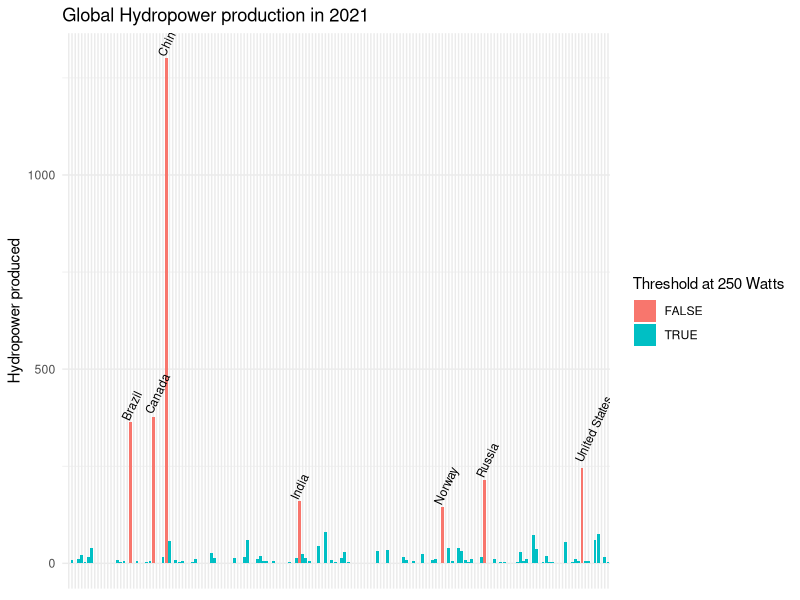
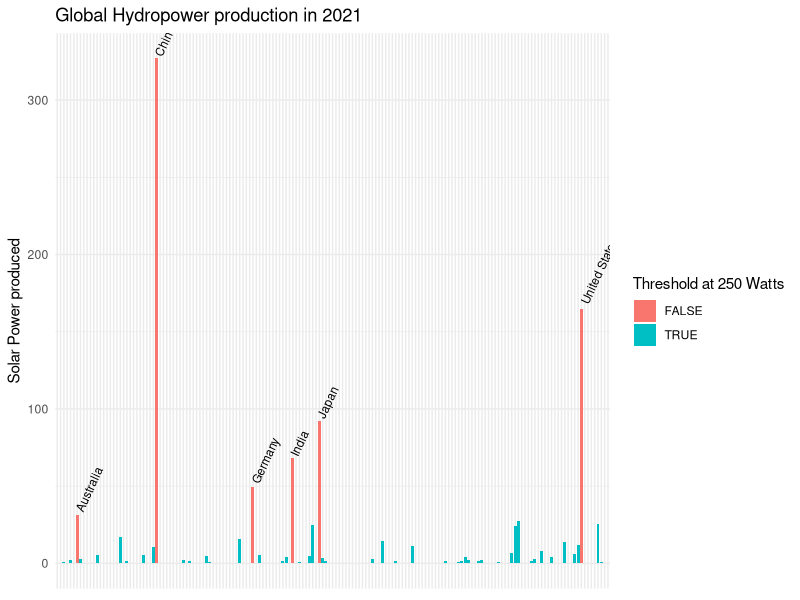
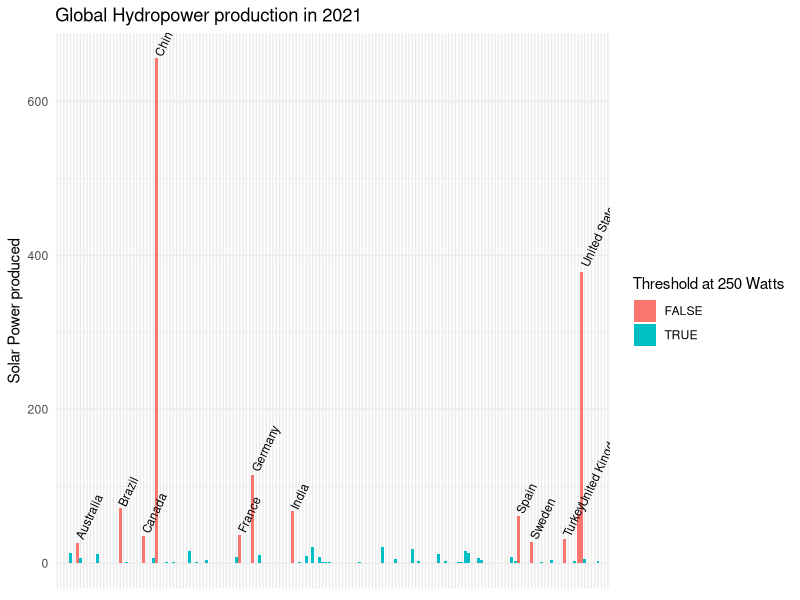
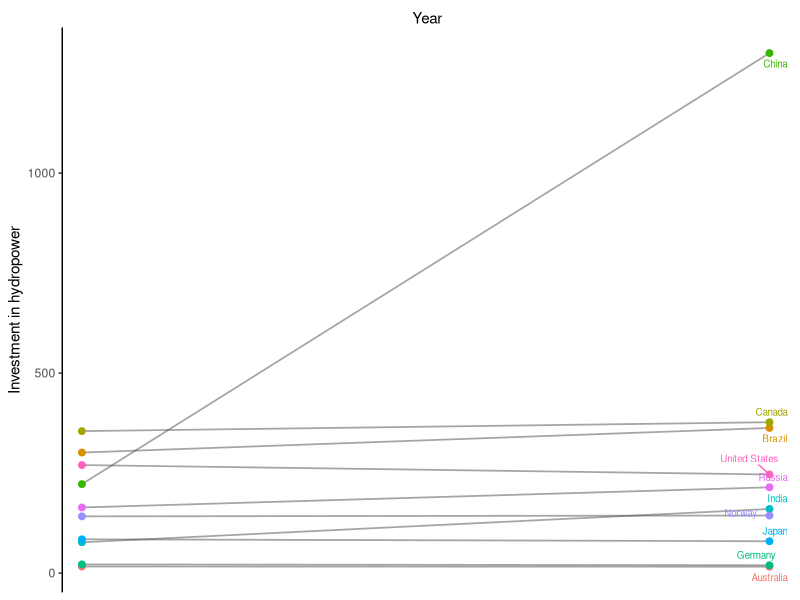
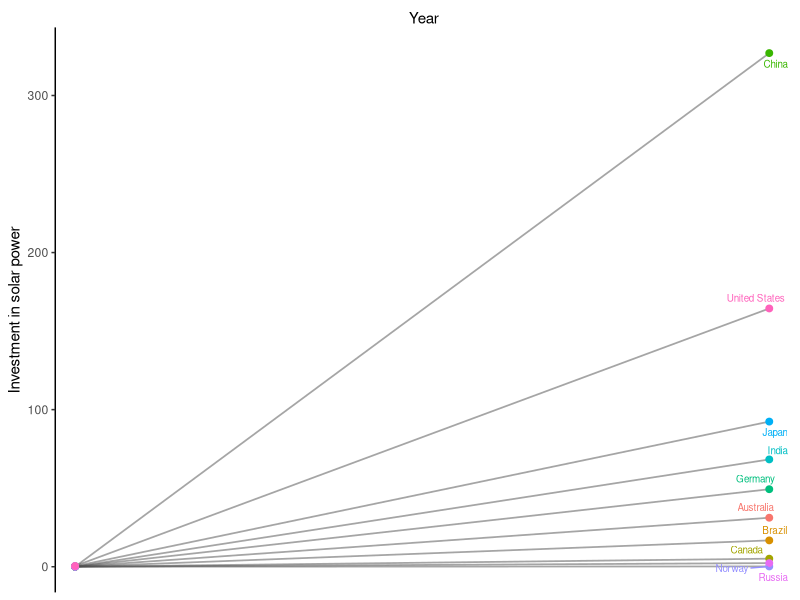
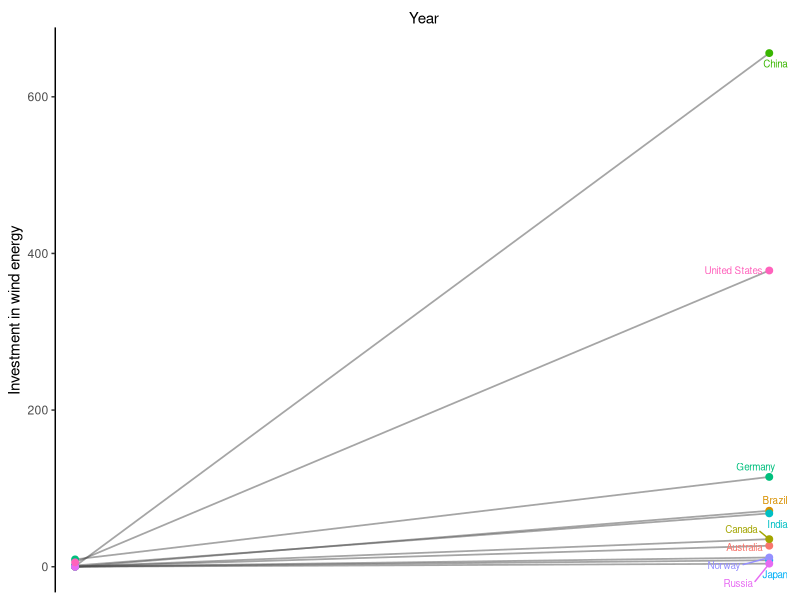
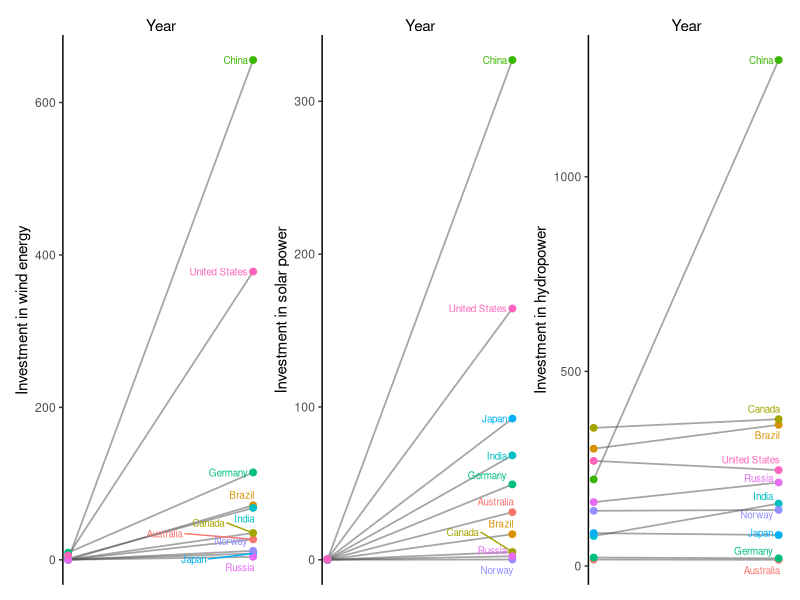
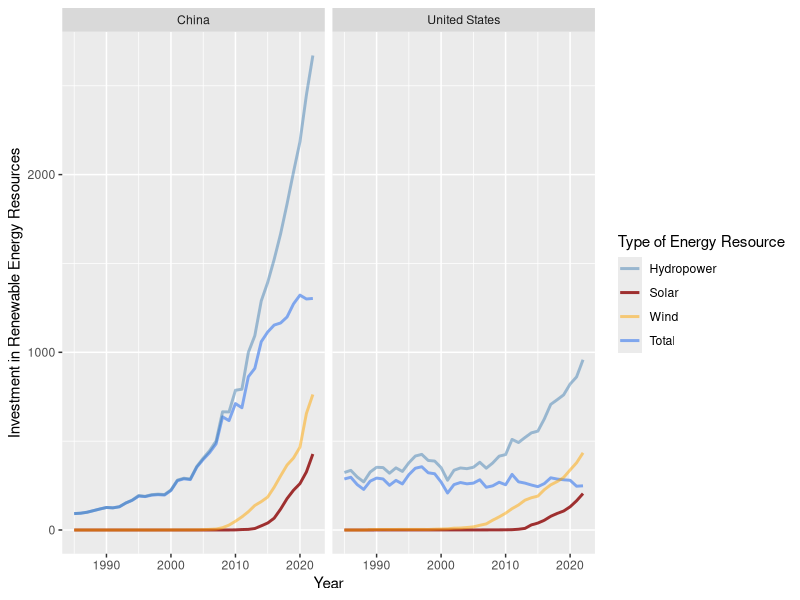

These charts were generated, in order, by the following R code:
## ---- chunk 1
# Load packages
library(tidyverse)
library(foreign) 

# Import data:
dataRenEnergy_Prod <- read_csv("renewableEnergyProduction.csv")
## ---- chunk 2
# your code here
summary(dataRenEnergy_Prod)

cleaned <- na.omit(dataRenEnergy_Prod)

## ---- chunk 3

unique(cleaned$Year)

#We then pick the latest year 2021


data_2021 <- cleaned[which(cleaned$Year == "2021"),]

data_2021_more_than <- cleaned[which(cleaned$Hydropower > 10),]

threshold <- 100

# Create a new column indicating whether the estimate is below the threshold
data_2021_final <- data_2021 %>%
  mutate(below_h_threshold = Hydropower < threshold)


ggplot(data = data_2021_final, 
       mapping = aes(
         x = Entity,
         y = Hydropower,
         fill = below_h_threshold
         
       )) + geom_bar(stat="summary", fun="mean", nbins=5) + theme_minimal() +
theme(axis.title.x=element_blank(),
        axis.text.x=element_blank(),
        axis.ticks.x=element_blank()) + labs(x = "Countries",
                                             y ="Hydropower produced",
                                             fill = "Threshold at 250 Watts") + 
  geom_text(aes(label = ifelse(!below_h_threshold, Entity, "")), 
            hjust = -0.1, color = "black", size = 3, angle = 65, nudge_x = -2) +
  ggtitle("Global Hydropower production in 2021")

## ---- chunk 4

threshold = 30

data_2021_final <- data_2021 %>%
  mutate(below_s_threshold = Solar < threshold)

ggplot(data = data_2021_final, 
       mapping = aes(
         x = Entity,
         y = Solar,
         fill = below_s_threshold
         
       )) + geom_bar(stat="summary", fun="mean", nbins=5) + theme_minimal() +
theme(axis.title.x=element_blank(),
        axis.text.x=element_blank(),
        axis.ticks.x=element_blank()) + labs(x = "Countries",
                                             y ="Solar Power produced",
                                             fill = "Threshold at 250 Watts") + 
  geom_text(aes(label = ifelse(!below_s_threshold, Entity, "")), 
            hjust = -0.1, color = "black", size = 3, angle = 65) +
  ggtitle("Global Hydropower production in 2021")
## ---- chunk 5

threshold = 25

data_2021_final <- data_2021 %>%
  mutate(below_w_threshold = Wind < threshold)

ggplot(data = data_2021_final, 
       mapping = aes(
         x = Entity,
         y = Wind,
         fill = below_w_threshold
         
       )) + geom_bar(stat="summary", fun="mean", nbins=5) + theme_minimal() +
theme(axis.title.x=element_blank(),
        axis.text.x=element_blank(),
        axis.ticks.x=element_blank()) + labs(x = "Countries",
                                             y ="Solar Power produced",
                                             fill = "Threshold at 250 Watts") + 
  geom_text(aes(label = ifelse(!below_w_threshold, Entity, "")), 
            hjust = -0.1, color = "black", size = 3, angle = 65) +
  ggtitle("Global Hydropower production in 2021")

## ---- chunk 6

library(ggrepel)



data_2000_2021 <- cleaned[which(cleaned$Year %in% c("2021","2000")),]

#data_2021_more_than <- cleaned[which(cleaned$Hydropower > 10),]

threshold <- 250

selected_countries <- data_2000_2021[which(data_2000_2021$Entity %in% c("Australia",
                                                      "Germany", 
                                                     "India",
                                                     "Japan",
                                                     "China",
                                                     "Norway",
                                                     "Russia", 
                                                     "Brazil",
                                                     "Canada", 
                                                     "United States")),]
splot3 <- ggplot(data = selected_countries, aes(
      x = Year,
      y = Hydropower,
      group = Entity,
      color = Entity)) +
      geom_line(size = 0.6, alpha = 0.5, colour = "grey30") +
      geom_point( size = 2) +
  
  geom_text_repel(data = subset(selected_countries, Year == "2021"),
  aes(label = Entity),
  size = 2.5,
    nudge_x = 0.1) +

labs(y = "Investment in hydropower") +  
scale_x_discrete(position = "top", labels = c(
      "2000" = "2000",
      "2021" = "2021"
    )) + theme_classic() + theme(legend.position="None")  
  
splot3
## ---- chunk 7


splot2 <- ggplot(data = selected_countries, aes(
      x = Year,
      y = Solar,
      group = Entity,
      color = Entity)) +
      geom_line(size = 0.6, alpha = 0.5, colour = "grey30") +
      geom_point( size = 2) +
  
  geom_text_repel(data = subset(selected_countries, Year == "2021"),
  aes(label = Entity),
  size = 2.5,
    nudge_x = 0.1) +

labs(y = "Investment in solar power") +  
scale_x_discrete(position = "top", labels = c(
      "2000" = "2000",
      "2021" = "2021"
    )) + theme_classic() + theme(legend.position="None")  
  
splot2

## ---- chunk 8


splot1 <- ggplot(data = selected_countries, aes(
      x = Year,
      y = Wind,
      group = Entity,
      color = Entity)) +
      geom_line(size = 0.6, alpha = 0.5, colour = "grey30") +
      geom_point( size = 2) +
  
  geom_text_repel(data = subset(selected_countries, Year == "2021"),
  aes(label = Entity),
  size = 2.5,
    nudge_x = 0.1) +
labs(y = "Investment in wind energy") +  
scale_x_discrete(position = "top", labels = c(
      "2000" = "2000",
      "2021" = "2021"
    )) + theme_classic() + theme(legend.position="None")  
  

splot1
## ---- chunk 9
library(ggpubr)

#final_plot <-splot1 + splot2 + splot3 
#ggarrange(splot1,splot2, splot3 + rremove("x.text"), 
 #         labels = c("A", "B", "C"),
 #         ncol = 2, nrow = 2)

library(patchwork)
final_plot <-splot1 + splot2 + splot3 
final_plot
## ---- chunk 10
selected_countries_2 <- cleaned[which(cleaned$Entity %in% c("Australia",
                                                      "Germany", 
                                                     "India",
                                                     "Japan",
                                                     "China",
                                                     "Norway",
                                                     "Russia", 
                                                     "Brazil",
                                                     "Canada")),]

## ---- chunk 11

cus <- cleaned[which(cleaned$Entity %in% c("China", "United States")),]

ggplot(cus, aes(x=Year)) + 
  geom_line(aes(y = Hydropower, color = "steelblue"), alpha=0.8, linetype="solid", linewidth=1) + 
  geom_line(aes(y = Solar, color="darkred"), alpha=0.8, linewidth=1 ) + 
  geom_line(aes(y = Wind,  color="orange"), alpha=0.5, linewidth=1) + 
  geom_line(aes(y = Total,  color="cornflowerblue"), alpha=0.5, linewidth=1) + 
  labs(color="Type of Energy Resource") +
  facet_grid(cols=vars(Entity)) +  
  scale_color_manual(labels = c("Hydropower", "Solar","Wind", "Total"), 
                     values = c("steelblue", "darkred", "orange", "cornflowerblue")) + labs(y="Investment in Renewable Energy Resources")

## ---- chunk 12
ggplot(data = selected_countries,
       mapping = aes(
         x = Entity,
         y = Share_Percentage, 
         fill = Entity
       )) + geom_boxplot(color="black") + theme(legend.position="none") + labs(x="Country", y="Share Percentage") 
## ---- chunk 13

threshold = 2000
year_comp <- cleaned %>%
  mutate(before_2000 = Year %in% c("1999", "1998", "1997", "1996", "1995",
                                   "1994", "1993", "1992", "1991", "1990", "1989", "1987",
                                   "1986", "1985"))

year_comp_se <- year_comp[which(year_comp$Entity %in% c("Australia",
                                                      "Germany", 
                                                     "India",
                                                     "Japan",
                                                     "China",
                                                     "Norway",
                                                     "Russia", 
                                                     "Brazil",
                                                     "Canada")),]


# Plot the data
ggplot(data = year_comp_se, aes(x = Entity, y = Total, fill = before_2000)) + 
  stat_summary(fun = "mean", geom = "bar", position = "dodge2") +
  scale_fill_manual(values = c("FALSE" = "orange", "TRUE" = "cornflowerblue"), 
                    labels = c( "FALSE" = "After 2000", "TRUE" = "Before 2000")) +
  theme(axis.text.x = element_text(angle = 90, hjust = 1)) +
  labs(x = "State", y = "Mean Investment", fill = "Years",
       title = " Mean Investment by Country before and after 2000") + theme_minimal()
